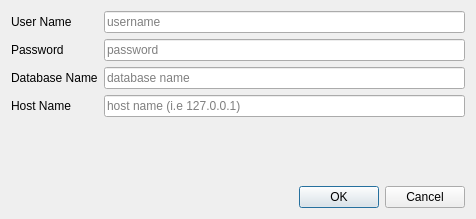
<?xml version="1.0" encoding="UTF-8"?>
<ui version="4.0">
 <class>DatabaseDialog</class>
 <widget class="QDialog" name="DatabaseDialog">
  <property name="geometry">
   <rect>
    <x>0</x>
    <y>0</y>
    <width>476</width>
    <height>219</height>
   </rect>
  </property>
  <property name="windowTitle">
   <string>Dialog</string>
  </property>
  <layout class="QVBoxLayout" name="verticalLayout">
   <item>
    <layout class="QFormLayout" name="formLayout">
     <item row="0" column="0">
      <widget class="QLabel" name="label">
       <property name="text">
        <string>User Name</string>
       </property>
      </widget>
     </item>
     <item row="0" column="1">
      <widget class="QLineEdit" name="usertxtbox">
       <property name="placeholderText">
        <string>username</string>
       </property>
      </widget>
     </item>
     <item row="1" column="0">
      <widget class="QLabel" name="label_2">
       <property name="text">
        <string>Password</string>
       </property>
      </widget>
     </item>
     <item row="1" column="1">
      <widget class="QLineEdit" name="passtxtbox">
       <property name="inputMask">
        <string/>
       </property>
       <property name="echoMode">
        <enum>QLineEdit::Password</enum>
       </property>
       <property name="placeholderText">
        <string>password</string>
       </property>
      </widget>
     </item>
     <item row="2" column="0">
      <widget class="QLabel" name="label_3">
       <property name="text">
        <string>Database Name</string>
       </property>
      </widget>
     </item>
     <item row="2" column="1">
      <widget class="QLineEdit" name="dbtxtbox">
       <property name="placeholderText">
        <string>database name</string>
       </property>
      </widget>
     </item>
     <item row="3" column="0">
      <widget class="QLabel" name="label_4">
       <property name="text">
        <string>Host Name</string>
       </property>
      </widget>
     </item>
     <item row="3" column="1">
      <widget class="QLineEdit" name="hosttxtbox">
       <property name="placeholderText">
        <string>host name (i.e 127.0.0.1)</string>
       </property>
      </widget>
     </item>
    </layout>
   </item>
   <item>
    <widget class="QDialogButtonBox" name="buttonBox">
     <property name="orientation">
      <enum>Qt::Horizontal</enum>
     </property>
     <property name="standardButtons">
      <set>QDialogButtonBox::Cancel|QDialogButtonBox::Ok</set>
     </property>
    </widget>
   </item>
  </layout>
 </widget>
 <resources/>
 <connections>
  <connection>
   <sender>buttonBox</sender>
   <signal>accepted()</signal>
   <receiver>DatabaseDialog</receiver>
   <slot>accept()</slot>
   <hints>
    <hint type="sourcelabel">
     <x>248</x>
     <y>254</y>
    </hint>
    <hint type="destinationlabel">
     <x>157</x>
     <y>274</y>
    </hint>
   </hints>
  </connection>
  <connection>
   <sender>buttonBox</sender>
   <signal>rejected()</signal>
   <receiver>DatabaseDialog</receiver>
   <slot>reject()</slot>
   <hints>
    <hint type="sourcelabel">
     <x>316</x>
     <y>260</y>
    </hint>
    <hint type="destinationlabel">
     <x>286</x>
     <y>274</y>
    </hint>
   </hints>
  </connection>
 </connections>
</ui>
